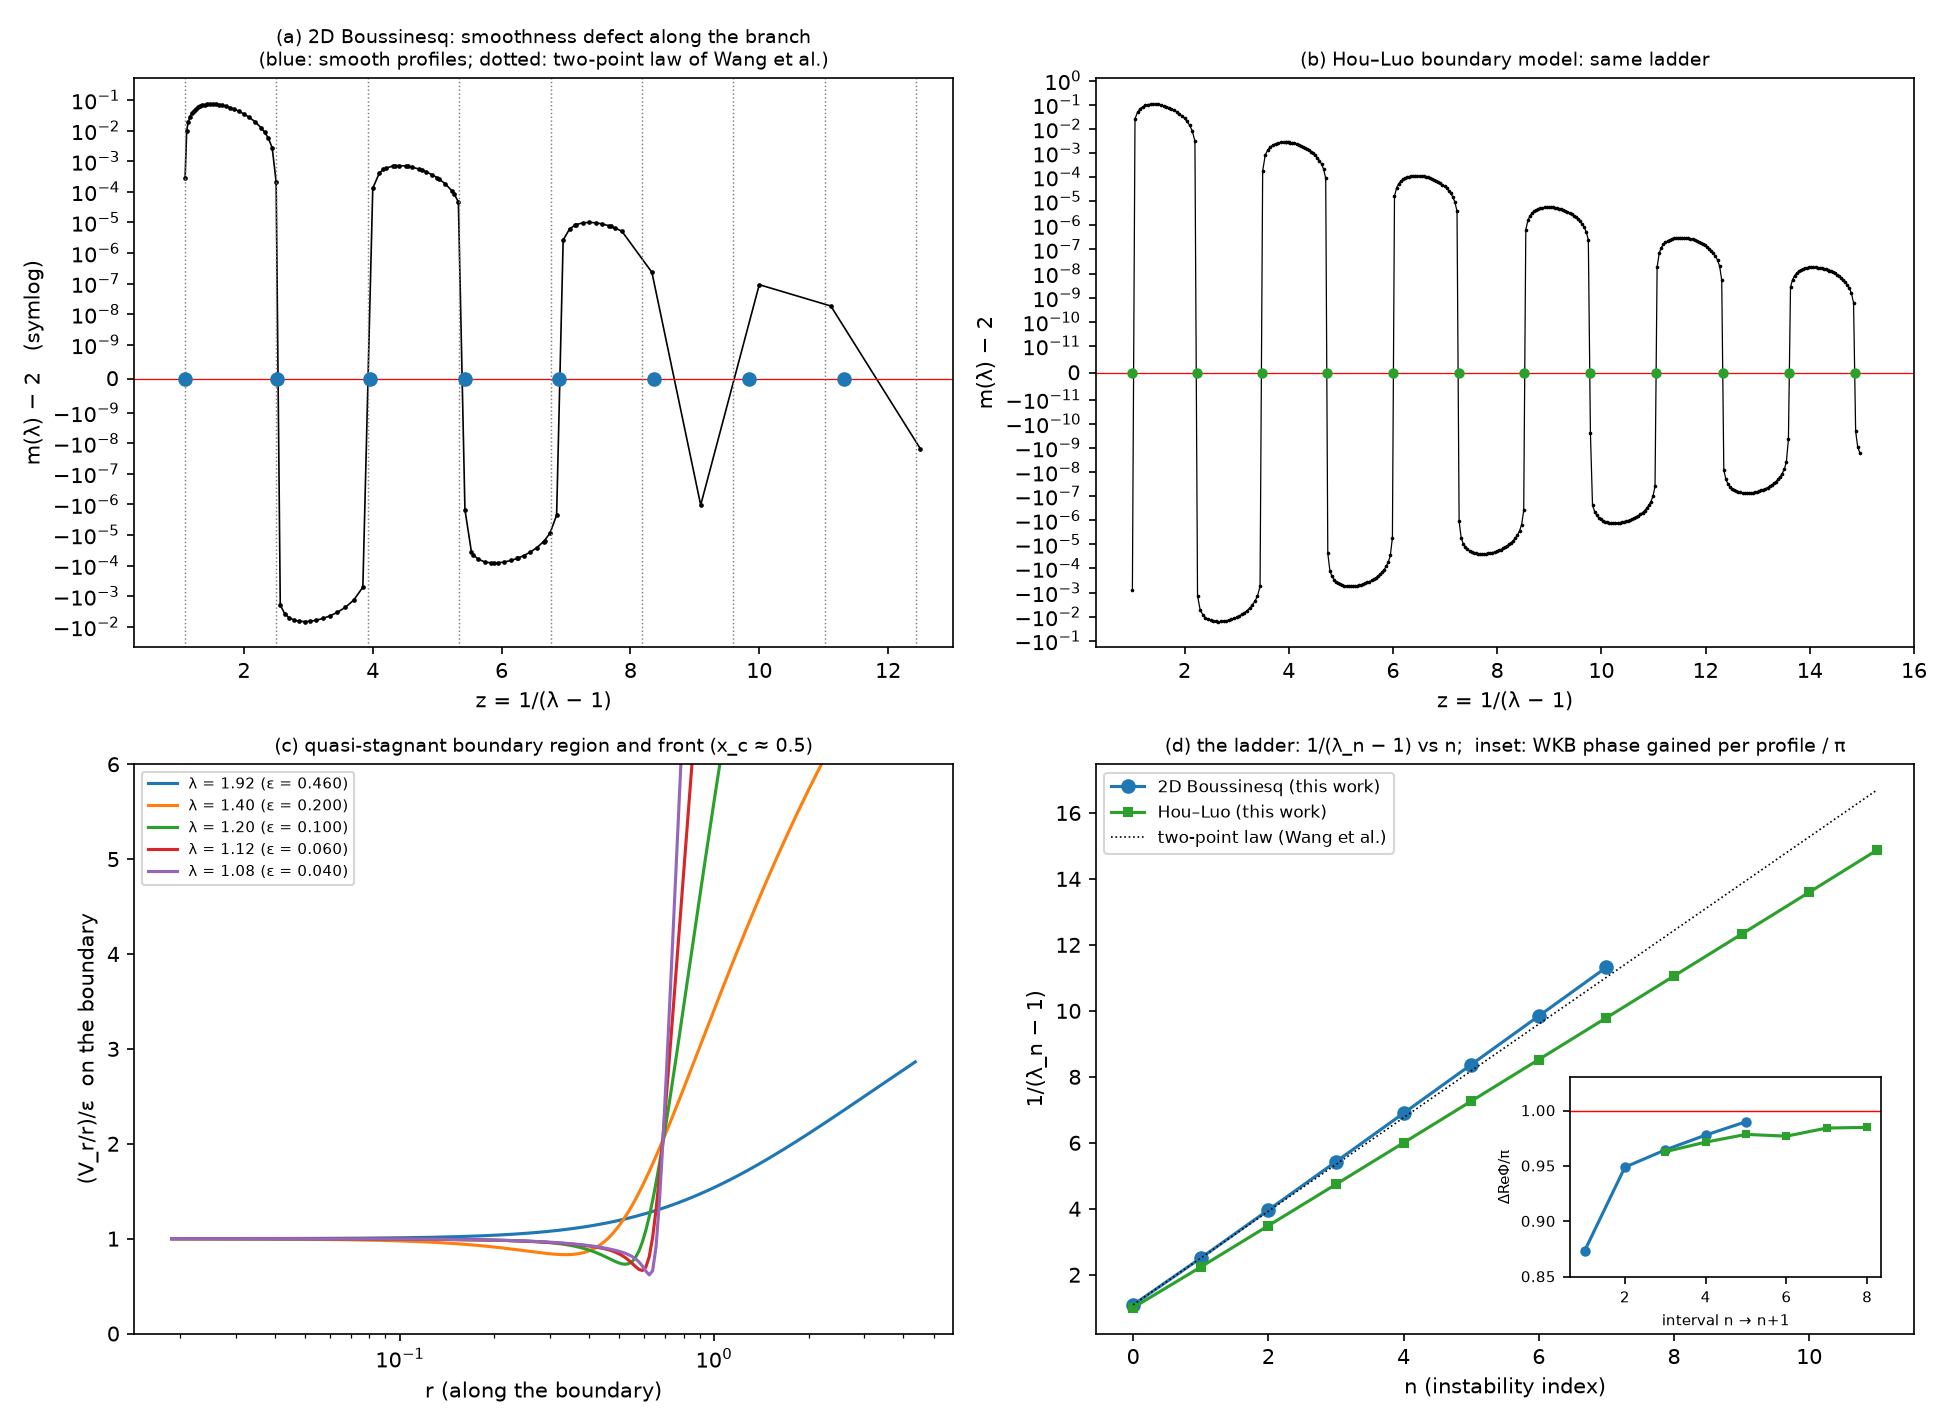

Write Python code to recreate this figure.
"""Main figure for P03: the 2D Boussinesq ladder and its Hou–Luo analogue."""
import numpy as np, glob, re
import matplotlib; matplotlib.use("Agg")
import matplotlib.pyplot as plt
from matplotlib.ticker import NullLocator


def load_scans(pattern):
    rows = [np.load(f) for f in sorted(glob.glob(pattern))]
    D = np.vstack([r for r in rows if r.ndim == 2 and len(r)])
    D = D[np.argsort(D[:, 0])]
    _, iu = np.unique(np.round(D[:, 0], 9), return_index=True)
    return D[iu]


def crossings(D):
    lam, m = D[:, 0], D[:, 2]
    z = 1 / (lam - 1); f = m - 2; o = np.argsort(z); z, f = z[o], f[o]
    out = []
    for i in range(len(z) - 1):
        if f[i] * f[i + 1] < 0:
            out.append(z[i] - f[i] * (z[i + 1] - z[i]) / (f[i + 1] - f[i]))
    return np.array(out)


refined = {}
for f in sorted(glob.glob("cross_l*_nb32.log")) + sorted(glob.glob("cross_l*_hs0125.log")):
    for line in open(f):
        mm = re.search(r"CROSSING Nb32_hs(0.025|0.0125)_ss-20.0_sm100.0: λ = ([0-9.]+)", line)
        if mm:
            n = int(re.search(r"cross_l(\d)", f).group(1))
            # hs = 0.0125 values supersede hs = 0.025 values (the deep crossings are hs-sensitive)
            if mm.group(1) == "0.0125" or n not in refined:
                refined[n] = float(mm.group(2))
Bq = load_scans("scan2_[ABC].npy")
H = load_scans("hl_scan_E.npy")
Hd = load_scans("hl_scan_D.npy")
fig, ax = plt.subplots(2, 2, figsize=(13, 9.5))
a = ax[0, 0]
zB = 1 / (Bq[:, 0] - 1)
a.plot(zB, Bq[:, 2] - 2, 'k.-', ms=2.5, lw=0.8)
a.set_yscale('symlog', linthresh=1e-9); a.axhline(0, color='r', lw=0.6)
for n, l in sorted(refined.items()):
    a.plot(1 / (l - 1), 0, 'o', color='tab:blue', ms=6, zorder=5)
for n in range(9):
    a.axvline(1.0863 + 1.4187 * n, color='tab:gray', ls=':', lw=0.7)
a.set_xlabel('z = 1/(λ − 1)'); a.set_ylabel('m(λ) − 2   (symlog)')
a.set_title('(a) 2D Boussinesq: smoothness defect along the branch\n(blue: smooth profiles; dotted: two-point law of Wang et al.)', fontsize=9)
a.set_xlim(0.3, 13)
b = ax[0, 1]
Hall = np.vstack([Hd[1 / (Hd[:, 0] - 1) < 4], H])
zH = 1 / (Hall[:, 0] - 1); o = np.argsort(zH)
b.plot(zH[o], Hall[o, 2] - 2, 'k.-', ms=1.5, lw=0.6)
b.set_yscale('symlog', linthresh=1e-11); b.axhline(0, color='r', lw=0.6)
for zc in crossings(Hall):
    b.plot(zc, 0, 'o', color='tab:green', ms=4)
b.set_xlabel('z = 1/(λ − 1)'); b.set_ylabel('m(λ) − 2'); b.set_xlim(0.3, 16)
b.set_title('(b) Hou–Luo boundary model: same ladder', fontsize=9)
c = ax[1, 0]
from bq_solver import BQ
from bq_newton import full
for f, col in (("Y2_lam1.9200_Nb32_hs0.025.npy", 'tab:blue'), ("Y2_B_lam1.4000.npy", 'tab:orange'),
               ("Y2_B_lam1.2000.npy", 'tab:green'), ("Y2_B_lam1.1200.npy", 'tab:red'), ("Y2_B_lam1.0800.npy", 'tab:purple')):
    try:
        lam = float(re.search(r'lam([0-9.]+?)(?:_|\.npy)', f).group(1))
        B = BQ(lam); Y = np.load(f); X = full(B, Y)
        Ur = X @ B.Db.T
        A = -np.mean(Ur[B.i0:B.i0 + 40, 0]); eps = 1 + lam - A
        s = B.s; sel = (s > -4) & (s < 1.5)
        c.plot(np.exp(s[sel]), ((1 + lam) + Ur[sel, 0]) / eps, color=col, label=f"λ = {lam:.2f} (ε = {eps:.3f})")
    except Exception as e:
        print("skip", f, e)
c.set_ylim(0, 6); c.set_xscale('log'); c.set_xlabel('r (along the boundary)'); c.set_ylabel('(V_r/r)/ε  on the boundary')
c.legend(fontsize=7); c.set_title('(c) quasi-stagnant boundary region and front (x_c ≈ 0.5)', fontsize=9)
d = ax[1, 1]
zc_B = np.array([1 / (l - 1) for n, l in sorted(refined.items())])
nB = np.arange(len(zc_B))
d.plot(nB, zc_B, 'o-', color='tab:blue', label='2D Boussinesq (this work)')
zc_H = crossings(Hall)
d.plot(np.arange(len(zc_H)), zc_H, 's-', color='tab:green', ms=4, label='Hou–Luo (this work)')
nn = np.arange(0, 12)
d.plot(nn, 1.0863 + 1.4187 * nn, 'k:', lw=0.8, label='two-point law (Wang et al.)')
d.set_xlabel('n (instability index)'); d.set_ylabel('1/(λ_n − 1)'); d.legend(fontsize=8, loc='upper left')
d.set_title('(d) the ladder: 1/(λ_n − 1) vs n;  inset: WKB phase gained per profile / π', fontsize=9)
ins = d.inset_axes([0.58, 0.1, 0.38, 0.35])
dphi_B = np.array([2.743, 2.981, 3.030, 3.072, 3.110]) / np.pi
dphi_H = np.array([3.025, 3.052, 3.074, 3.069, 3.092, 3.094]) / np.pi
ins.plot(np.arange(1, len(dphi_B) + 1), dphi_B, 'o-', color='tab:blue', ms=4)
ins.plot(np.arange(3, 3 + len(dphi_H)), dphi_H, 's-', color='tab:green', ms=3)
ins.axhline(1, color='r', lw=0.7); ins.set_ylim(0.85, 1.03); ins.tick_params(labelsize=7)
ins.set_xlabel('interval n → n+1', fontsize=7); ins.set_ylabel('ΔReΦ/π', fontsize=7)
plt.tight_layout(); plt.savefig('fig_bq_ladder.png', dpi=150)
print("refined:", refined); print("HL crossings z:", np.round(zc_H, 4))
